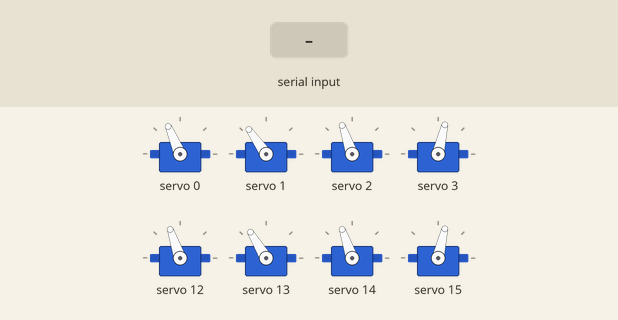
A sketch run on a simulated Arduino Uno, built with avr-gcc and run on an emulated ATmega328P. On the bench: 8 × servo. The inputs (shaded band) are chosen by the test bench.

Above: at 1.2 s.
1.3 s: "s" received over Serial
At 1.75 s:
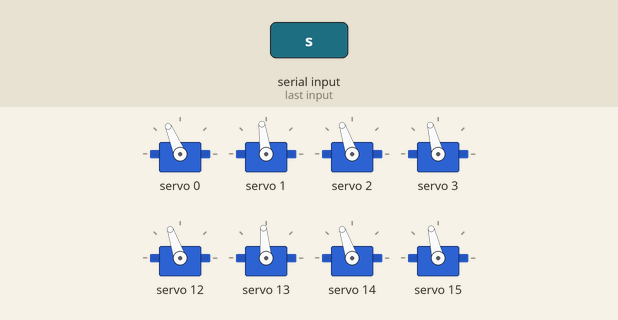
At 4.0 s:
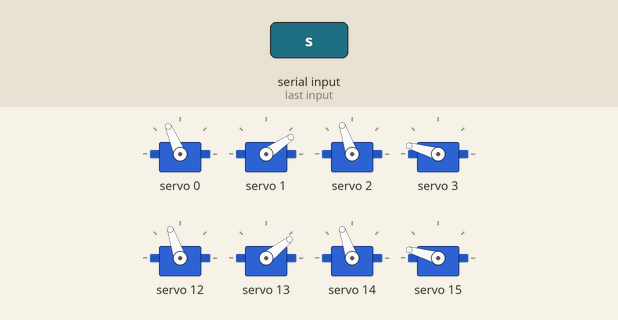
4.3 s: "w" received over Serial
At 4.77 s:
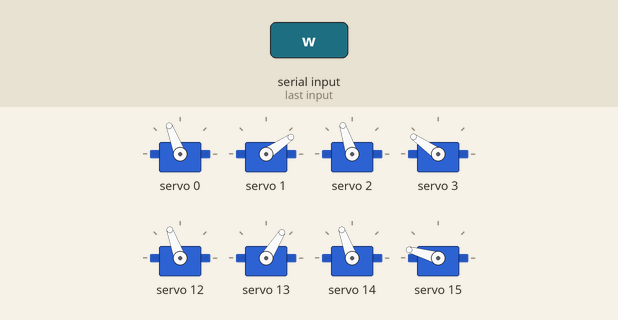
7.3 s: "z" received over Serial
Timing chart, 0 to 10.3 s (numbered marks = the images above; inputs shaded):
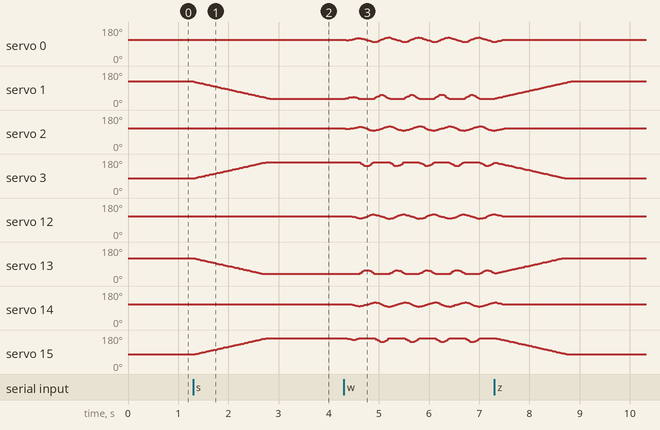

Measured:
- after the input at 1.3 s, servo 1: moves from 125° to 34° over 1.5 s, starting at once; servo 3: moves from 77° to 164° over 1.4 s, starting at once; servo 13: moves from 121° to 38° over 1.4 s, starting at once; servo 15: moves from 77° to 164° over 1.5 s, starting at once

The sketch:

remote_walk.ino
```cpp
#include <Wire.h>
#include <PCA9685.h>

PCA9685 pwm = PCA9685(0x40);

const int TICK_MIN = 200;     // 安全のための下限（約814µs）
const int TICK_MAX = 550;     // 安全のための上限（約2240µs）

const float DT = 0.02; //呼び出し間隔[s]
const float PERIOD = 0.6; //1周期[2]
const float A_SH = 30; //肩の揺れ幅
const float H_LIFT = 50; //肘の持ち上げ
const float K_TURN = 0.7; //旋回の効き
const float AMP_RATE = 0.05; //揺れ幅の変化の上限

float phase = 0;
float ampL = 0, ampR = 0;

int vx = 0, wz = 0;
bool standing = false;
bool walking = false;

int target[16];
int cur[16];

unsigned long lastUpdate = 0;

struct Leg{
  int side; //+1:右, -1:左
  int shCh, elCh; //肩と肘のチャンネル
  int shStand, elStand; //基本姿勢
  int elSleep;
  int shDir; //肩，前進の向き(+1 or -1)
  int elLiftDir; //肘，足先が上がる向き(+1 or -1)
  int pair;
};

Leg legs[4] = {
  {1,0,1,420,220,450,+1,+1,0},//右前
  {-1,2,3,410,550,330,-1,-1,1},//左前
  {1,12,13,410,230,440,+1,+1,1},//後ろ右
  {-1,14,15,410,550,330,-1,-1,0}//後ろ左
};

void setTarget(int ch, int tick){
  target[ch] = constrain(tick, TICK_MIN, TICK_MAX);
}

void slew(int ch, int maxStep){
  int diff = target[ch] - cur[ch];
  int step = constrain(diff, -maxStep, maxStep);
  cur[ch] += step;
  pwm.setPWM(ch, 0, cur[ch]);
}

void applyServos(int maxStep){
  for(int i = 0; i < 4; i++){
    slew(legs[i].shCh, maxStep);
    slew(legs[i].elCh, maxStep);
  }
}

void standPose(){
  for(int i = 0; i < 4; i++){
    setTarget(legs[i].shCh, legs[i].shStand);
    setTarget(legs[i].elCh, legs[i].elStand);
  }
}

void sleepPose(){
  for(int i = 0; i < 4; i++){
    setTarget(legs[i].shCh, legs[i].shStand);
    setTarget(legs[i].elCh, legs[i].elSleep);
  }
}

void legPhase(float p, float &sh, float &lift){
  float u = 0;
  if(p < 0.5){
    u = p / 0.5;
    sh = -cos(PI * u);
    lift = sin(PI * u);
  }else{
    u = (p - 0.5) / 0.5;
    sh = 1 - 2 * u;
    lift = 0;
  }
}

void gaitStep(int vx, int wz){
  float ampTargetR = constrain((vx - K_TURN * wz) / 100.0, -1, 1);
  float ampTargetL = constrain((vx + K_TURN * wz) / 100.0, -1, 1);
  ampR += constrain(ampTargetR - ampR, -AMP_RATE, AMP_RATE);
  ampL += constrain(ampTargetL - ampL, -AMP_RATE, AMP_RATE);
  phase += DT / PERIOD;
  if(phase >= 1)phase -= 1;
  for(int i = 0; i < 4; i++){
    float p = phase + 0.5 * legs[i].pair;
    float sh, lift;
    if(p >= 1)p -= 1;
    legPhase(p, sh, lift);
    float amp = (legs[i].side > 0) ? ampR : ampL;
    int shTick = lroundf(legs[i].shStand + legs[i].shDir * (A_SH * amp * sh));
    int elTick = lroundf(legs[i].elStand + legs[i].elLiftDir * (H_LIFT * fabs(amp) * lift));
    setTarget(legs[i].shCh, shTick);
    setTarget(legs[i].elCh, elTick);
  }
}

void setup() {
  Serial.begin(115200);
  pwm.begin();
  pwm.setPWMFreq(60);
  for(int i = 0; i < 4; i++){
    cur[legs[i].shCh] = legs[i].shStand;
    target[legs[i].shCh] = legs[i].shStand;
    cur[legs[i].elCh] = legs[i].elSleep;
    target[legs[i].elCh] = legs[i].elSleep;
  }
  applyServos(3);
}

void loop() {
  if (Serial.available()) {
    char c = Serial.read();
    if (c == 's') { standPose(); standing = true;  walking = false; vx = wz = 0; }
    if (c == 'z') { sleepPose(); standing = false; walking = false; vx = wz = 0; }
    if (standing) {
      if (c == 'w') { vx = 100;  wz = 0;    walking = true; }  // 前進
      if (c == 'b') { vx = -100; wz = 0;    walking = true; }  // 後退
      if (c == 'a') { vx = 0;    wz = -100; walking = true; }  // 左旋回
      if (c == 'd') { vx = 0;    wz = 100;  walking = true; }  // 右旋回
      if (c == 'x') { vx = 0;    wz = 0; }                     // 停止（立ち姿勢へ収束）
    }
  }
  if (millis() - lastUpdate >= 20) {
    lastUpdate += 20;
    if (walking) { gaitStep(vx, wz); applyServos(8); }
    else         { applyServos(3); }
  }
}
```
